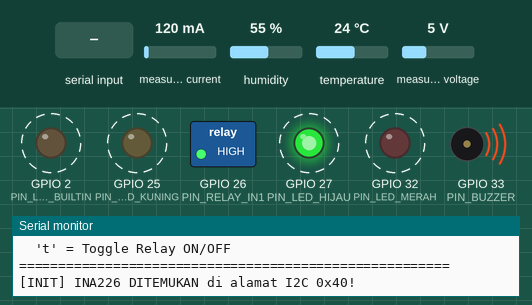
Simulated run of this sketch. Board: ESP32. Shown: switched loads named in the sketch (green lamp = pin HIGH), output pins drawn as LEDs (lit = HIGH), buzzer (waves = sounding, pin HIGH), the last lines printed to the serial monitor. Dashed ring = blinking. The test bench sets the inputs (shaded band); at power-on: measured current 120 mA, humidity 55 %, temperature 24 °C, measured voltage 5 V.

Above: at 1.8 s.
1.9 s: "b" received over Serial
7.7 s: "0" received over Serial
At 12.76 s:
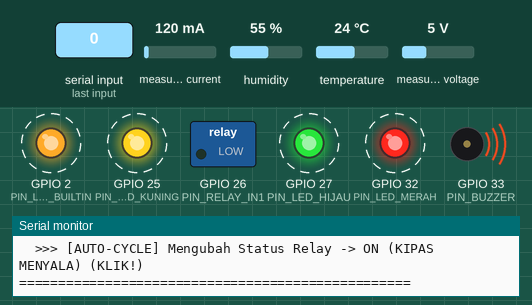
13.5 s: "t" received over Serial
At 18.13 s:
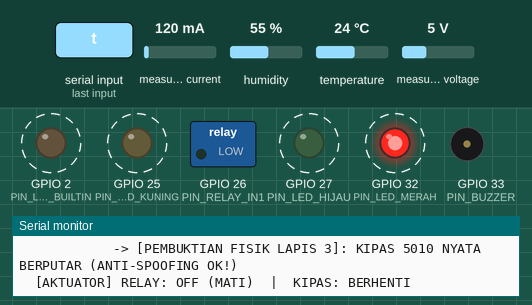
19.5 s: "T" received over Serial
At 19.76 s:
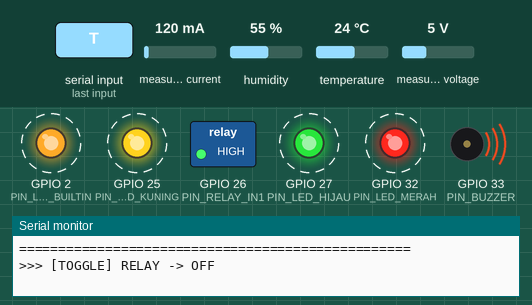
Timing chart, 0 to 30.0 s (numbered marks = the images above; inputs shaded):
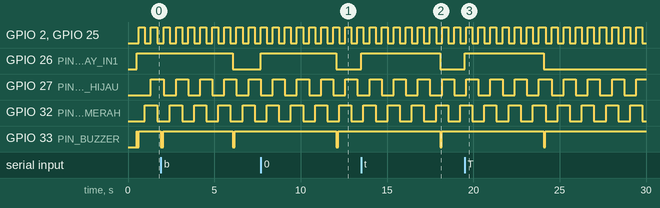

Measured:
- after the input at 7.7 s, GPIO 26 (PIN_RELAY_IN1): LOW → HIGH after 0.00 s instead of 4.4 s; GPIO 33 (PIN_BUZZER): HIGH → LOW after 4.4 s, → HIGH 0.10 s later
- after the input at 13.5 s, GPIO 26 (PIN_RELAY_IN1): LOW → HIGH after 0.00 s instead of 4.6 s; GPIO 33 (PIN_BUZZER): HIGH → LOW after 4.6 s, → HIGH 0.10 s later
- after the input at 19.5 s, GPIO 26 (PIN_RELAY_IN1): LOW → HIGH after 0.00 s instead of 4.6 s; GPIO 33 (PIN_BUZZER): HIGH → LOW after 4.6 s, → HIGH 0.10 s later
- by itself, GPIO 2 (PIN_LED_BUILTIN), GPIO 25 (PIN_LED_KUNING): alternates HIGH for 0.35 s and LOW for 0.35 s
- by itself, GPIO 27 (PIN_LED_HIJAU), GPIO 32 (PIN_LED_MERAH): alternates HIGH for 0.70 s and LOW for 0.70 s
- by itself, GPIO 33 (PIN_BUZZER): alternates HIGH for 4.0 s and LOW for 0.13 s

The sketch:

hardware_unit_test.ino
```cpp
#include <Arduino.h>
#include <Wire.h>
#include <DHT.h>
#include <INA226_WE.h>

// =========================================================================
// PATRIOT-AD: FULL HARDWARE BENCH TEST (PENGUJIAN TOTAL MEJA KERJA)
// =========================================================================
// Menguji integrasi seluruh komponen siber-fisik sebelum masuk maket akrilik:
// 1. ESP32 DevKit V1 30-Pin (Metode Gantung Breadboard)
// 2. Sensor Suhu & Kelembapan DHT22 (GPIO 4)
// 3. Sensor Arus Presisi INA226 (I2C: SDA=21, SCL=22, IN+/IN- Loop Kipas)
// 4. Modul Relay 1-Channel 5V + LED Seri Opsi B (GPIO 26, VCC=VIN)
// 5. Kipas DC Brushless 5010 5V (Ditenagai via Relay COM-NO & INA226)
// 6. Buzzer 3-Pin (GPIO 33, Active-LOW)
// 7. 3 LED Indikator (Hijau=27, Kuning=25, Merah=32) + Resistor 220 Ohm
// =========================================================================

#define PIN_LED_BUILTIN 2
#define PIN_DHT         4
#define PIN_I2C_SDA     21
#define PIN_I2C_SCL     22
#define PIN_RELAY_IN1   26
#define PIN_LED_HIJAU   27
#define PIN_LED_KUNING  25
#define PIN_LED_MERAH   32
#define PIN_BUZZER      33

#define DHTTYPE         DHT22

DHT dht(PIN_DHT, DHTTYPE);
INA226_WE ina226(0x40);

bool inaConnected = false;
uint8_t inaAddress = 0x40;
bool relayActive = false;
bool buzzerActiveLow = true;

unsigned long lastTick = 0;
unsigned long lastLedTick = 0;
int ledStep = 0;
uint32_t seq = 0;

void setBuzzer(bool sound) {
  if (buzzerActiveLow) {
    digitalWrite(PIN_BUZZER, sound ? LOW : HIGH);
  } else {
    digitalWrite(PIN_BUZZER, sound ? HIGH : LOW);
  }
}

void setRelay(bool turnOn) {
  relayActive = turnOn;
  // Opsi B: Pin LOW = Arus mengalir menembus LED seri -> Relay ON (KLIK)
  // Pin HIGH = Tegangan bocor ditahan LED -> Relay OFF (KLIK)
  digitalWrite(PIN_RELAY_IN1, turnOn ? LOW : HIGH);
}

bool scanI2C() {
  uint8_t targetAddrs[] = {0x40, 0x44, 0x41, 0x45};
  for (uint8_t addr : targetAddrs) {
    Wire.beginTransmission(addr);
    if (Wire.endTransmission() == 0) {
      inaAddress = addr;
      return true;
    }
  }
  return false;
}

void setup() {
  Serial.begin(115200);
  delay(500);

  pinMode(PIN_LED_BUILTIN, OUTPUT);
  pinMode(PIN_LED_HIJAU, OUTPUT);
  pinMode(PIN_LED_KUNING, OUTPUT);
  pinMode(PIN_LED_MERAH, OUTPUT);
  pinMode(PIN_RELAY_IN1, OUTPUT);
  pinMode(PIN_BUZZER, OUTPUT);

  // Status awal aman
  setBuzzer(false); // Diam hening
  setRelay(false);  // Kipas mati
  digitalWrite(PIN_LED_HIJAU, LOW);
  digitalWrite(PIN_LED_KUNING, LOW);
  digitalWrite(PIN_LED_MERAH, LOW);

  Serial.println("\n=======================================================");
  Serial.println("   PATRIOT-AD: FULL HARDWARE BENCH TEST (MEJA TIM)");
  Serial.println("=======================================================");
  Serial.println("Perintah Serial:");
  Serial.println("  '1' = Nyalakan Kipas (Relay ON)");
  Serial.println("  '0' = Matikan Kipas (Relay OFF)");
  Serial.println("  'b' = Bunyikan Buzzer (Bip Pendek 150ms)");
  Serial.println("  't' = Toggle Relay ON/OFF");
  Serial.println("=======================================================\n");

  Wire.begin(PIN_I2C_SDA, PIN_I2C_SCL);
  dht.begin();

  if (scanI2C()) {
    ina226 = INA226_WE(inaAddress);
    ina226.init();
    // Resistor R100 pada modul CJMCU-226 = 0.1 Ohm, rentang 0.8A
    ina226.setResistorRange(0.1, 0.8);
    inaConnected = true;
    Serial.printf("[INIT] INA226 DITEMUKAN di alamat I2C 0x%02X!\n", inaAddress);
  } else {
    Serial.println("[INIT] INA226 belum terdeteksi (Cek kabel SDA=21, SCL=22, VCC=3V3, GND=GND)");
  }

  // Bip sambutan tanda siap
  setBuzzer(true);
  delay(100);
  setBuzzer(false);
}

void loop() {
  // 1. Animasi LED Indikator Berjalan (Running Lights)
  if (millis() - lastLedTick >= 350) {
    lastLedTick = millis();
    ledStep = (ledStep + 1) % 4;
    digitalWrite(PIN_LED_BUILTIN, (ledStep % 2));

    if (ledStep == 0) {
      digitalWrite(PIN_LED_HIJAU,  HIGH);
      digitalWrite(PIN_LED_KUNING, LOW);
      digitalWrite(PIN_LED_MERAH,  LOW);
    } else if (ledStep == 1) {
      digitalWrite(PIN_LED_HIJAU,  LOW);
      digitalWrite(PIN_LED_KUNING, HIGH);
      digitalWrite(PIN_LED_MERAH,  LOW);
    } else if (ledStep == 2) {
      digitalWrite(PIN_LED_HIJAU,  LOW);
      digitalWrite(PIN_LED_KUNING, LOW);
      digitalWrite(PIN_LED_MERAH,  HIGH);
    } else {
      digitalWrite(PIN_LED_HIJAU,  HIGH);
      digitalWrite(PIN_LED_KUNING, HIGH);
      digitalWrite(PIN_LED_MERAH,  HIGH);
    }
  }

  // 2. Baca Perintah Keyboard Serial
  while (Serial.available()) {
    char c = Serial.read();
    if (c == '1') {
      setRelay(true);
      Serial.println("\n>>> [MANUAL] RELAY ON (Kipas 5010 Mulai Berputar!)");
    } else if (c == '0') {
      setRelay(false);
      Serial.println("\n>>> [MANUAL] RELAY OFF (Kipas 5010 Berhenti)");
    } else if (c == 'b' || c == 'B') {
      Serial.println("\n>>> [MANUAL] BUZZER TEST (BIP!)");
      setBuzzer(true);
      delay(150);
      setBuzzer(false);
    } else if (c == 't' || c == 'T') {
      setRelay(!relayActive);
      Serial.printf("\n>>> [TOGGLE] RELAY -> %s\n", relayActive ? "ON" : "OFF");
    }
  }

  // 3. Telemetri Sensor & Auto-Cycle Setiap 2 Detik
  if (millis() - lastTick >= 2000) {
    lastTick = millis();
    seq++;

    Serial.printf("\n================ [TELEMETRI #%lu] ================\n", seq);

    // A. Baca Sensor Suhu & Kelembapan DHT22
    float h = dht.readHumidity();
    float t = dht.readTemperature();
    if (isnan(h) || isnan(t)) {
      Serial.println("  [DHT22 ]  STATUS: MENUNGGU KONEKSI (Cek DATA=GPIO4, VCC=3V3, GND=GND)");
    } else {
      Serial.printf("  [DHT22 ]  SUHU: %.1f C  |  KELEMBAPAN: %.1f %%RH\n", t, h);
    }

    // B. Baca Sensor Arus INA226
    if (!inaConnected && scanI2C()) {
      ina226 = INA226_WE(inaAddress);
      ina226.init();
      ina226.setResistorRange(0.1, 0.8);
      inaConnected = true;
    }

    if (inaConnected) {
      float current_mA  = ina226.getCurrent_mA();
      float bus_V       = ina226.getBusVoltage_V();
      float shunt_mV    = ina226.getShuntVoltage_mV();
      float power_mW    = ina226.getBusPower();

      Serial.printf("  [INA226]  ARUS BEBAN : %.2f mA  (Daya: %.1f mW, Tegangan Bus: %.2f V)\n",
                    current_mA, power_mW, bus_V);

      if (current_mA > 35.0) {
        Serial.println("            -> [PEMBUKTIAN FISIK LAPIS 3]: KIPAS 5010 NYATA BERPUTAR (ANTI-SPOOFING OK!)");
      } else if (relayActive) {
        Serial.println("            -> [PERINGATAN]: Relay ON tapi arus < 35 mA (Cek kabel daya kipas / IN+/IN-)");
      }
    } else {
      Serial.println("  [INA226]  STATUS: BELUM TERDETEKSI (Cek SDA=GPIO21, SCL=GPIO22, VCC=3V3, GND)");
    }

    // C. Status Relay & Kipas
    Serial.printf("  [AKTUATOR] RELAY: %s  |  KIPAS: %s\n",
                  relayActive ? "ON (AKTIF)" : "OFF (MATI)",
                  relayActive ? "BERPUTAR" : "BERHENTI");

    // Otomatis ganti status relay tiap 6 detik (3 siklus) untuk pengujian mandiri
    if (seq % 3 == 0) {
      setRelay(!relayActive);
      if (relayActive) {
        // Bunyikan bip saat kipas mulai menyala
        setBuzzer(true);
        delay(100);
        setBuzzer(false);
      }
      Serial.printf("  >>> [AUTO-CYCLE] Mengubah Status Relay -> %s (KLIK!)\n",
                    relayActive ? "ON (KIPAS MENYALA)" : "OFF (KIPAS MATI)");
    }

    Serial.println("==================================================");
  }
}
```
